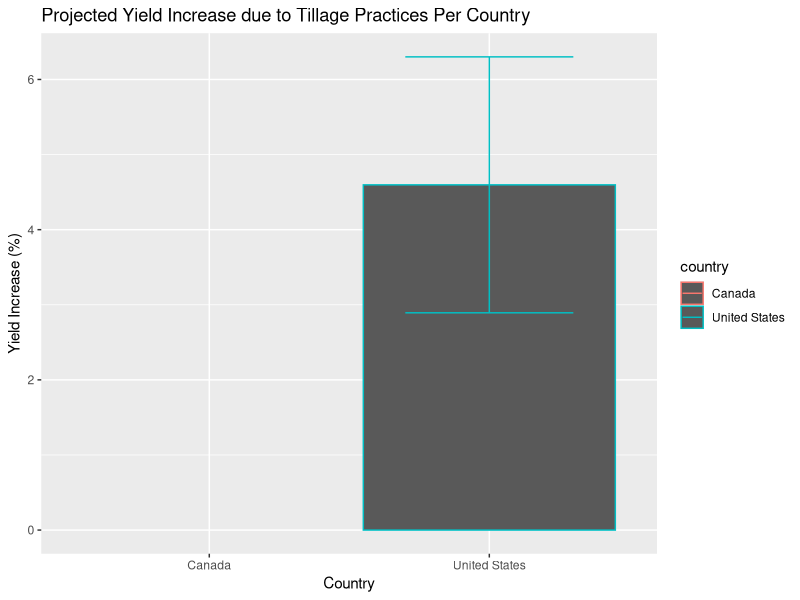
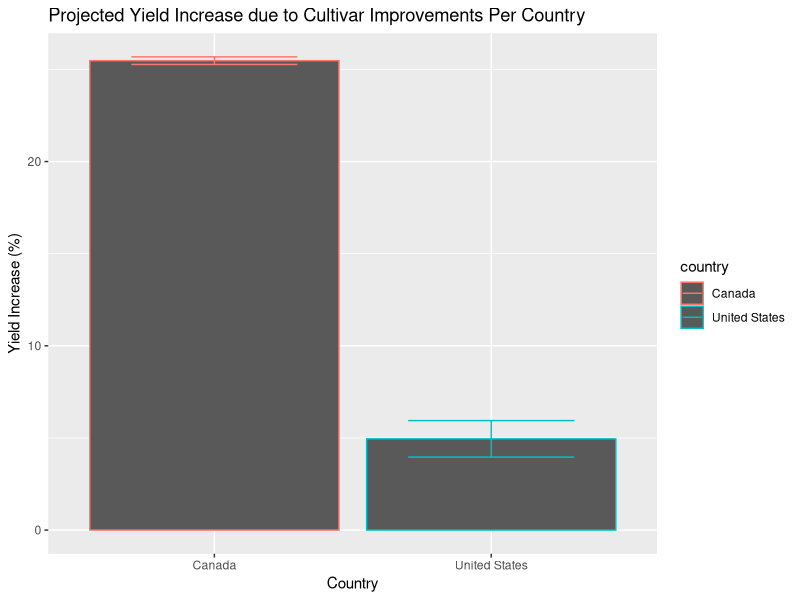
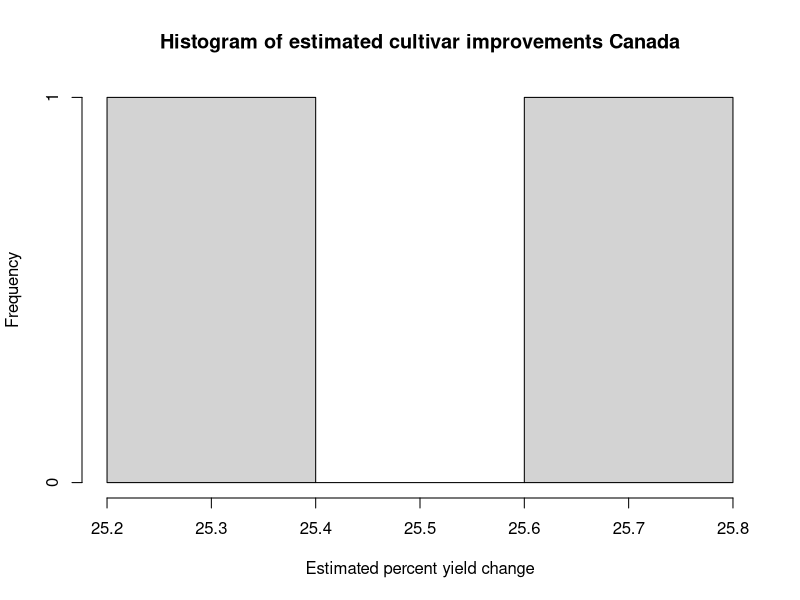
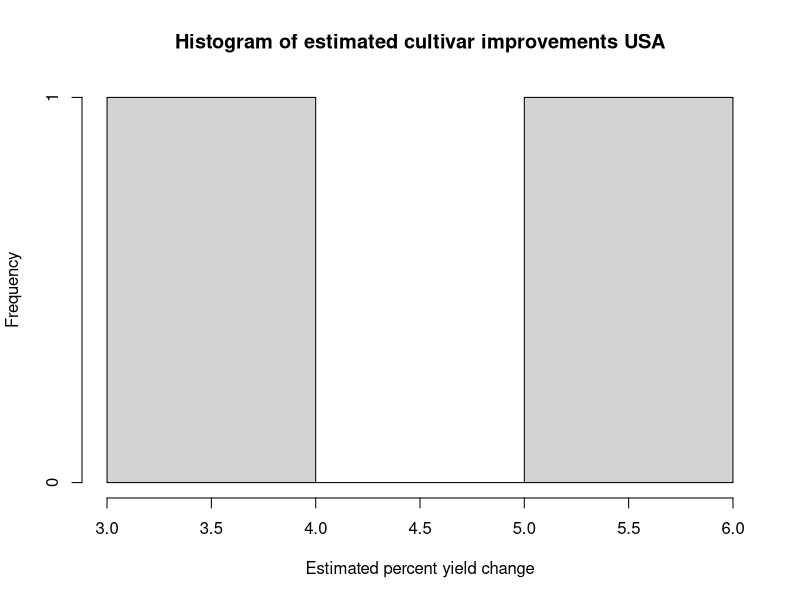
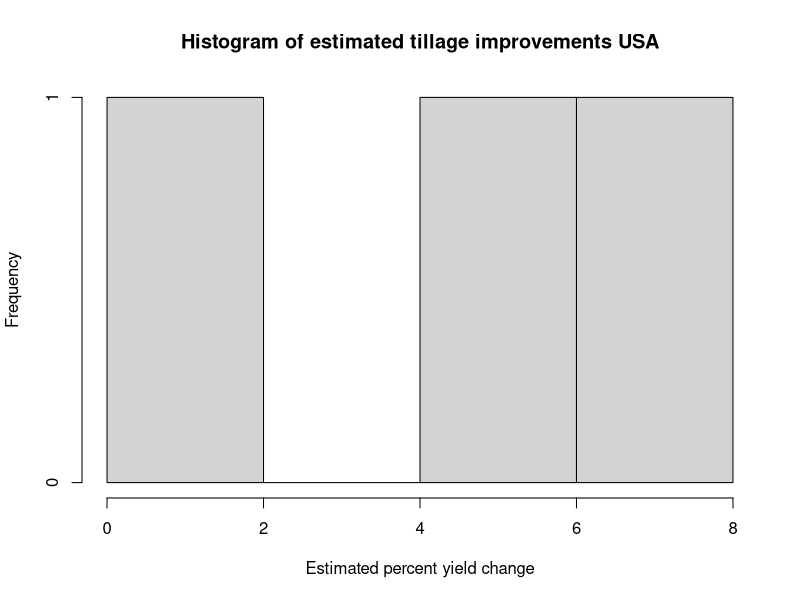

These figures' R source, in order:
## ---- chunk 1
knitr::opts_chunk$set(echo = TRUE)
## ---- chunk 2
library(tidyverse) # suite of packages for data manipulation/visualization
library(Hmisc) # more data analysis
library(dplyr)  # data fame manipulation
library(plotrix)  # makes calculating standard error easier
library(skimr) # for creating summaries
library(magrittr) # enable piping
## ---- chunk 3
processed_adaptation_potential <- read.csv("processed_adaptation_potential.csv", 
                                           header = TRUE, sep = ",", dec = ".")
## ---- chunk 4

# Create new data frame with averages that you can compare

# USA
usa_adaptation_potential <- processed_adaptation_potential %>%
  filter(country == "United States") # use USA data frame to calculate mean adaptation potential 

# Tillage
usa_tillage <- usa_adaptation_potential %>% 
  filter(adaptation_type == "Tillage")

usa_till_potential_percentage =
  mean(usa_tillage$adaptation_potential_percentage)

usa_till_potential_se =
  std.error(usa_tillage$adaptation_potential_percentage)

# Cultivar
usa_cultivar <- usa_adaptation_potential %>% 
  filter(adaptation_type == "Cultivar")

usa_cultivar_potential_percentage =
  mean(usa_cultivar$adaptation_potential_percentage)

usa_cultivar_percentage_se =
  std.error(usa_cultivar$adaptation_potential_percentage)
## ---- chunk 5
# Canada
canada_adaptation_potential <- processed_adaptation_potential %>%
  filter(country == "Canada")

# Tillage
canada_tillage <- canada_adaptation_potential %>% 
  filter(adaptation_type == "Tillage")

canada_till_potential_percentage =
  mean(canada_tillage$adaptation_potential_percentage)

canada_till_potential_se =
  std.error(canada_tillage$adaptation_potential_percentage)

# Cultivar
canada_cultivar <- canada_adaptation_potential %>% 
  filter(adaptation_type == "Cultivar")

canada_cultivar_potential_percentage =
  mean(canada_cultivar$adaptation_potential_percentage)

canada_cultivar_potential_se =
  std.error(canada_cultivar$adaptation_potential_percentage)

## ---- chunk 6
adaptation_potential_by_country = 
  data.frame(country = c("United States", "Canada"),
             tillage_percent_potential = c(usa_till_potential_percentage, canada_till_potential_percentage),
             tillage_percent_se = c(usa_till_potential_se, canada_till_potential_se),
             cultivar_percent_potential = c(usa_cultivar_potential_percentage, canada_cultivar_potential_percentage),
             cultivar_percent_se = c(usa_cultivar_percentage_se, canada_cultivar_potential_se))
             

## ---- chunk 7

ggplot(adaptation_potential_by_country, aes(x=country, y=tillage_percent_potential, 
                          color=country)) +
  geom_bar(stat = "identity") +
  geom_errorbar(aes(ymin = tillage_percent_potential - tillage_percent_se,
                    ymax = tillage_percent_potential + tillage_percent_se), width = .6) +
  labs(title="Projected Yield Increase due to Tillage Practices Per Country", 
       x="Country", 
       y="Yield Increase (%)")

## ---- chunk 8
ggplot(adaptation_potential_by_country, aes(x=country, y=cultivar_percent_potential, 
                          color=country)) +
  geom_bar(stat = "identity") +
  geom_errorbar(aes(ymin = cultivar_percent_potential - cultivar_percent_se,
                    ymax = cultivar_percent_potential + cultivar_percent_se), width = .6) +
  labs(title="Projected Yield Increase due to Cultivar Improvements Per Country", 
       x="Country", 
       y="Yield Increase (%)")
## ---- chunk 9

# tillage:
hist(canada_cultivar$adaptation_potential_percentage,
     main = "Histogram of estimated cultivar improvements Canada",
     xlab = "Estimated percent yield change")

hist(usa_cultivar$adaptation_potential_percentage,
     main = "Histogram of estimated cultivar improvements USA",
     xlab = "Estimated percent yield change")

# cultivar:
hist(usa_tillage$adaptation_potential_percentage,
     main = "Histogram of estimated tillage improvements USA",
     xlab = "Estimated percent yield change")
